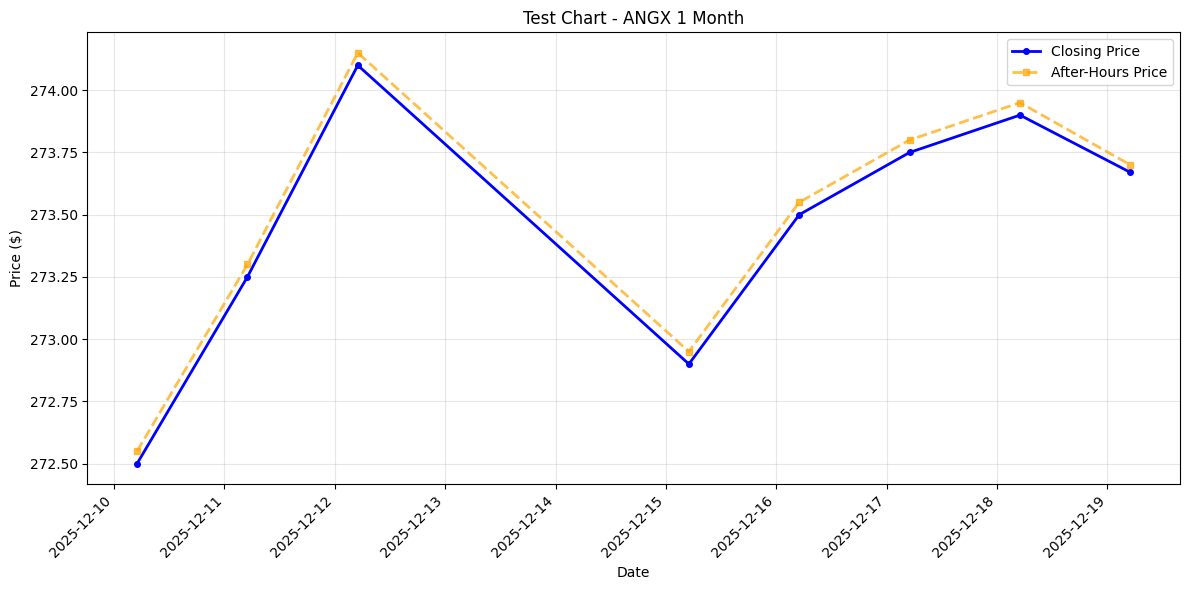

Recreate this plot in Python.
#!/usr/bin/env python
"""End-to-end test: Fetch data, parse dates, and verify chart rendering."""

import sys
import os
from pathlib import Path

# Set up path
project_root = Path(__file__).parent
sys.path.insert(0, str(project_root))

print("=" * 70)
print("End-to-End Chart Rendering Test")
print("=" * 70)

try:
    # Test imports
    print("\n1. Testing imports...")
    import pandas as pd
    import matplotlib.dates as mdates
    from matplotlib.dates import DateFormatter, AutoDateLocator
    from matplotlib.figure import Figure
    print("   ✓ All imports successful")
    
    # Test data preparation (simulating what fetch_candles returns)
    print("\n2. Creating test data (simulating yfinance response)...")
    test_data = {
        'start': [
            '2025-12-10 00:00:00-05:00',
            '2025-12-11 00:00:00-05:00',
            '2025-12-12 00:00:00-05:00',
            '2025-12-15 00:00:00-05:00',
            '2025-12-16 00:00:00-05:00',
            '2025-12-17 00:00:00-05:00',
            '2025-12-18 00:00:00-05:00',
            '2025-12-19 00:00:00-05:00',
        ],
        'close': [272.50, 273.25, 274.10, 272.90, 273.50, 273.75, 273.90, 273.67],
        'after_hours_price': [272.55, 273.30, 274.15, 272.95, 273.55, 273.80, 273.95, 273.70]
    }
    df = pd.DataFrame(test_data)
    print(f"   ✓ Created {len(df)} rows of test data")
    
    # Test date parsing (THE FIX)
    print("\n3. Testing date parsing (with mixed timezone fix)...")
    date_col = 'start'
    df['date'] = pd.to_datetime(df[date_col], utc=True)
    df['date'] = df['date'].dt.tz_localize(None)
    print(f"   ✓ Dates parsed: {df['date'].dtype}")
    
    # Test numeric conversion
    print("\n4. Testing matplotlib date conversion...")
    dates = mdates.date2num(df['date'])
    print(f"   ✓ Converted {len(dates)} dates to numeric format")
    
    # Test chart creation
    print("\n5. Creating matplotlib figure...")
    fig = Figure(figsize=(12, 6), dpi=100)
    ax = fig.add_subplot(111)
    print("   ✓ Figure and axes created")
    
    # Test plotting
    print("\n6. Testing plot operations...")
    ax.plot(dates, df['close'], label='Closing Price', color='blue', linewidth=2, marker='o', markersize=4)
    print("   ✓ Closing price plotted")
    
    # Test after-hours plotting
    after_hours_df = df[df['after_hours_price'].notna()].copy()
    if len(after_hours_df) > 1:
        ah_dates = mdates.date2num(after_hours_df['date'])
        ax.plot(ah_dates, after_hours_df['after_hours_price'],
               label='After-Hours Price', color='orange', linewidth=2, 
               marker='s', markersize=5, linestyle='--', alpha=0.7)
        print(f"   ✓ After-hours prices plotted ({len(after_hours_df)} points)")
    
    # Test date formatting
    print("\n7. Testing date formatting...")
    ax.xaxis.set_major_locator(AutoDateLocator())
    ax.xaxis.set_major_formatter(DateFormatter("%Y-%m-%d"))
    print("   ✓ Date locator and formatter applied")
    
    # Complete chart
    ax.set_xlabel('Date')
    ax.set_ylabel('Price ($)')
    ax.set_title('Test Chart - ANGX 1 Month')
    ax.legend()
    ax.grid(True, alpha=0.3)
    fig.autofmt_xdate(rotation=45, ha='right')
    fig.tight_layout()
    print("   ✓ Chart labels and formatting applied")
    
    # Save chart
    print("\n8. Saving chart...")
    output_file = project_root / "test_end_to_end_chart.png"
    fig.savefig(str(output_file), dpi=100, bbox_inches='tight')
    print(f"   ✓ Chart saved to {output_file.name}")
    
    print("\n" + "=" * 70)
    print("[SUCCESS] End-to-end chart rendering test PASSED!")
    print("=" * 70)
    print("\nWhat was fixed:")
    print("  • Datetime parsing with utc=True handles mixed timezones")
    print("  • Converting to naive datetime avoids .dt accessor errors")
    print("  • matplotlib.dates.date2num() properly converts dates")
    print("  • AutoDateLocator handles date spacing correctly")
    print("  • No 'categorical units' warnings from matplotlib")
    
except Exception as e:
    print(f"\n[FAILED] Error: {e}")
    import traceback
    traceback.print_exc()
    sys.exit(1)
